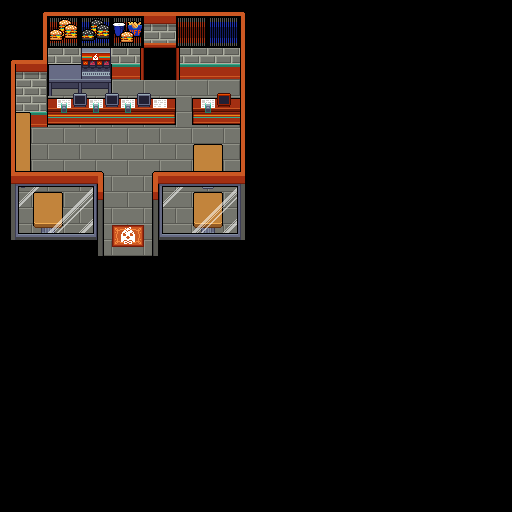

Tiled map render using the project's own tile images. Description and the map definition, with tile-layer contents summarised, below:
An orthogonal 32x32 tile map with 16x16 px tiles, 9 tile layers (floor, back_wall, door, deco_1, ...), 2 tilesets and 16 objects.

<map version="1.10" tiledversion="1.10.1" orientation="orthogonal" renderorder="right-down" width="32" height="32" tilewidth="16" tileheight="16" infinite="0" nextlayerid="13" nextobjectid="20">
 <editorsettings>
  <export target="kfp_interior..tscn" format="tscn" />
 </editorsettings>
 <tileset firstgid="1" source="kfp_interior_tileset.tsx" />
 <tileset firstgid="257" source="kfp_interior_objects.tsx" />
 <layer id="1" name="floor" width="32" height="32">
  <properties>
   <property name="ySortEnabled" type="bool" value="true" />
   <property name="zIndex" type="int" value="0" />
  </properties>
  <data>[1024 cells, 256 non-empty, 2 distinct tile ids]</data>
 </layer>
 <layer id="4" name="back_wall" width="32" height="32">
  <properties>
   <property name="ySortEnabled" type="bool" value="true" />
   <property name="zIndex" type="int" value="1" />
  </properties>
  <data>[1024 cells, 98 non-empty, 13 distinct tile ids]</data>
 </layer>
 <layer id="7" name="door" width="32" height="32">
  <properties>
   <property name="ySortEnabled" type="bool" value="true" />
   <property name="zIndex" type="int" value="1" />
  </properties>
  <data>[1024 cells, 17 non-empty, 9 distinct tile ids]</data>
 </layer>
 <objectgroup id="10" name="chairs">
  <properties>
   <property name="ySortEnabled" type="bool" value="true" />
   <property name="zIndex" type="int" value="1" />
  </properties>
  <object id="2" gid="257" x="32" y="144" width="16" height="32" />
  <object id="3" gid="257" x="32" y="160" width="16" height="32" />
  <object id="4" gid="257" x="32" y="176" width="16" height="32" />
  <object id="5" gid="257" x="32" y="192" width="16" height="32" />
  <object id="6" gid="257" x="16" y="224" width="16" height="32" />
  <object id="7" gid="257" x="16" y="240" width="16" height="32" />
  <object id="8" gid="257" x="64" y="240" width="16" height="32" />
  <object id="9" gid="257" x="64" y="224" width="16" height="32" />
  <object id="10" gid="257" x="176" y="224" width="16" height="32" />
  <object id="11" gid="257" x="176" y="240" width="16" height="32" />
  <object id="12" gid="257" x="224" y="240" width="16" height="32" />
  <object id="13" gid="257" x="224" y="224" width="16" height="32" />
  <object id="14" gid="257" x="224" y="192" width="16" height="32" />
  <object id="15" gid="257" x="224" y="176" width="16" height="32" />
  <object id="16" gid="257" x="176" y="176" width="16" height="32" />
  <object id="17" gid="257" x="176" y="192" width="16" height="32" visible="0" />
 </objectgroup>
 <group id="12" name="deco">
  <layer id="3" name="deco_1" width="32" height="32">
   <properties>
    <property name="ySortEnabled" type="bool" value="true" />
    <property name="zIndex" type="int" value="1" />
   </properties>
   <data>[1024 cells, 52 non-empty, 23 distinct tile ids]</data>
  </layer>
  <layer id="5" name="deco_2" width="32" height="32">
   <properties>
    <property name="ySortEnabled" type="bool" value="true" />
    <property name="zIndex" type="int" value="1" />
   </properties>
   <data>[1024 cells, 22 non-empty, 10 distinct tile ids]</data>
  </layer>
  <layer id="6" name="deco_3" width="32" height="32">
   <properties>
    <property name="ySortEnabled" type="bool" value="true" />
    <property name="zIndex" type="int" value="1" />
   </properties>
   <data>[1024 cells, 36 non-empty, 16 distinct tile ids]</data>
  </layer>
  <layer id="8" name="deco_4" width="32" height="32">
   <properties>
    <property name="ySortEnabled" type="bool" value="true" />
    <property name="zIndex" type="int" value="1" />
   </properties>
   <data>[1024 cells, 12 non-empty, 12 distinct tile ids]</data>
  </layer>
 </group>
 <layer id="2" name="front_wall" width="32" height="32">
  <properties>
   <property name="ySortEnabled" type="bool" value="true" />
   <property name="zIndex" type="int" value="2" />
  </properties>
  <data>[1024 cells, 72 non-empty, 26 distinct tile ids]</data>
 </layer>
 <layer id="9" name="glass" width="32" height="32">
  <properties>
   <property name="ySortEnabled" type="bool" value="true" />
   <property name="zIndex" type="int" value="2" />
  </properties>
  <data>[1024 cells, 26 non-empty, 12 distinct tile ids]</data>
 </layer>
</map>